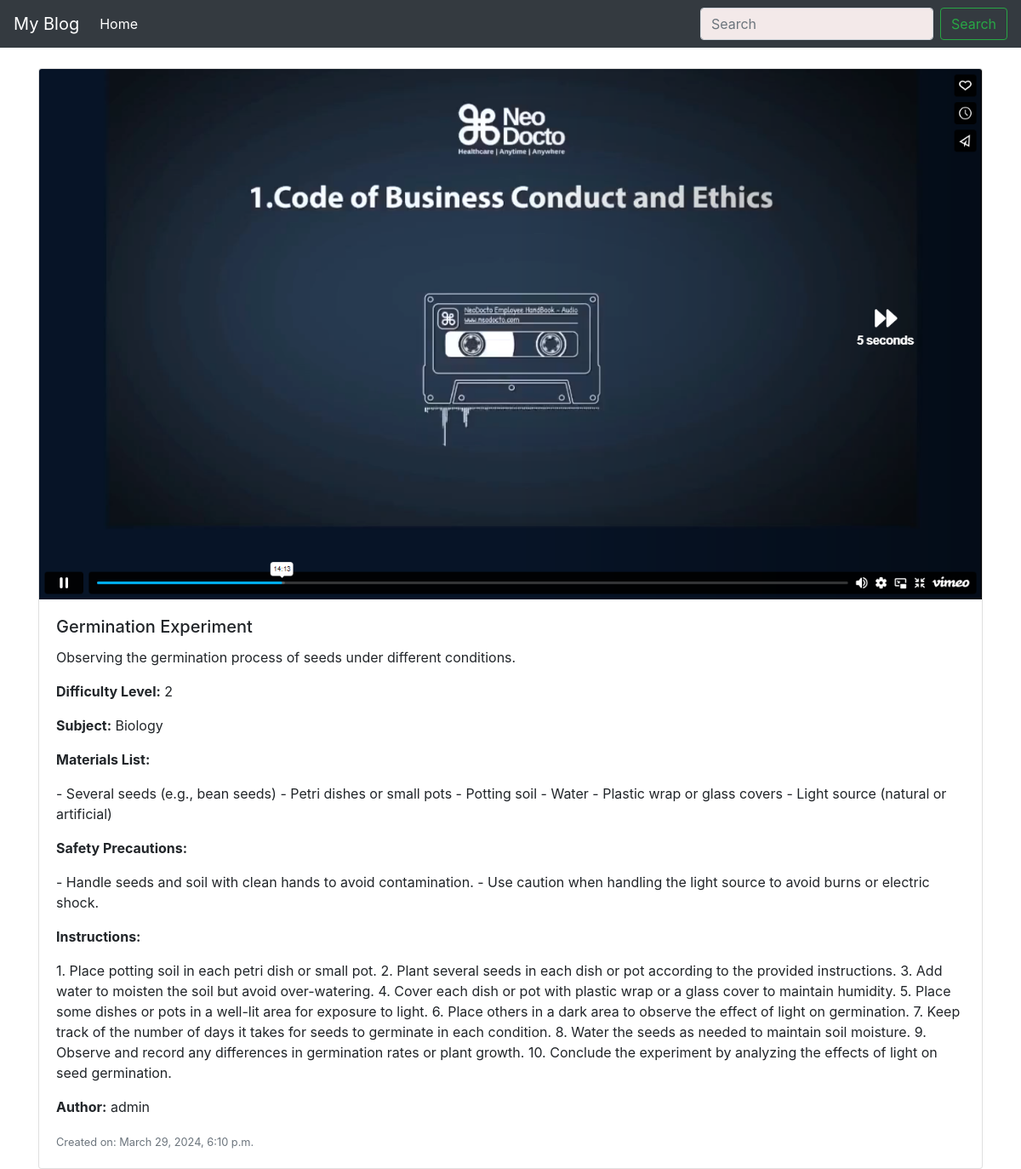
Page /2/ on the committed database.
### App/models.py (models this page shows, shortened)
class Experiment(models.Model):
    name = models.CharField(max_length=200, unique=True)
    description = models.CharField(max_length=255)
    difficulty_level = models.IntegerField(choices=DIFFICULTY_LEVEL_CHOICES)
    subject = models.CharField(max_length=50, choices=SUBJECT_CHOICES)
    main_image = models.ImageField(upload_to='experiment_images/')
    materials_list = models.TextField()
    safety_precautions = models.TextField()
    instructions = models.TextField()
    created_on = models.DateTimeField(auto_now_add=True)
    updated_on = models.DateTimeField(auto_now=True)
    author = models.ForeignKey(User, on_delete=models.CASCADE, related_name='experiments')
    class Meta:
        ordering = ['-created_on']

### App/views.py (the view)
# urls.py: path('<int:pk>/', views.DetailView.as_view(), name="experiment_detail")
class DetailView(generic.DetailView):
    model = Experiment
    template_name = 'experiment_detail.html'
    def get_object(self, queryset=None):
        queryset = self.get_queryset()
        queryset = queryset.filter(pk=self.kwargs['pk'])
        obj = queryset.get()
        return obj

### App/templates/experiment_detail.html (shortened to what this page needs)
{% extends 'base.html' %}
{% block content %}
<div class="card">
    <img src="{{ experiment.main_image.url }}" class="card-img-top" alt="{{ experiment.name }}">
    <div class="card-body">
        <h5 class="card-title">{{ experiment.name }}</h5>
        <p class="card-text">{{ experiment.description }}</p>
        <p class="card-text"><strong>Difficulty Level:</strong> {{ experiment.difficulty_level }}</p>
        <p class="card-text"><strong>Subject:</strong> {{ experiment.get_subject_display }}</p>
        <p class="card-text"><strong>Materials List:</strong></p>
        <p class="card-text">{{ experiment.materials_list }}</p>
        <p class="card-text"><strong>Safety Precautions:</strong></p>
        <p class="card-text">{{ experiment.safety_precautions }}</p>
        <p class="card-text"><strong>Instructions:</strong></p>
        <p class="card-text">{{ experiment.instructions }}</p>
        <p class="card-text"><strong>Author:</strong> {{ experiment.author }}</p>
        <p class="card-text"><small class="text-muted">Created on: {{ experiment.created_on }}</small></p>
    </div>
</div>
{% endblock %}

### rows in the picture
Experiment: main_image (picture), name "Germination Experiment", description "Observing the germination process of seeds under different conditions.", difficulty_level "2", subject "Biology", materials_list "- Several seeds (e.g., bean seeds) - Petri dishes or small pots - Potting soil - Water - Plastic wrap or glass covers - Light source (natural or artificial)", safety_precautions "- Handle seeds and soil with clean hands to avoid contamination. - Use caution when handling the light source to avoid burns or electric shock.", instructions "1. Place potting soil in each petri dish or small pot. 2. Plant several seeds in each dish or pot according to the provided instructions. 3. Add water to moisten the soil but avoid over-watering. 4. Cover each dish or pot with plastic wrap or a glass cover to maintain humidity. 5. Place some dishes or pots in a well-lit area for exposure to light. 6. Place others in a dark area to observe the effect of light on germination. 7. Keep track of the number of days it takes for seeds to germinate in each condition. 8. Water the seeds as needed to maintain soil moisture. 9. Observe and record any differences in germination rates or plant growth. 10. Conclude the experiment by analyzing the effects…", author "admin", created_on "March 29, 2024, 6:10 p.m."
